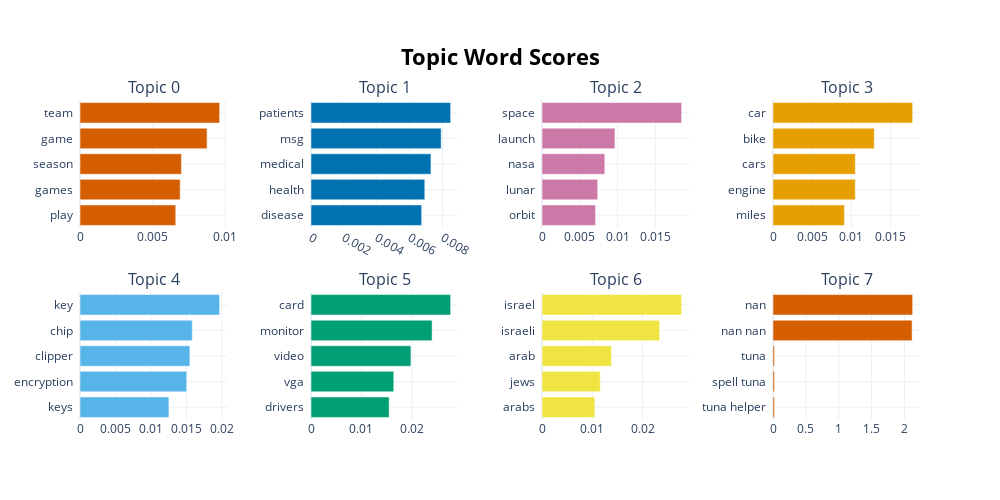

Here is the notebook cell this chart was saved with:
### Code cell
model.visualize_barchart()

### Figure 1 — Plotly figure (JSON) as saved in the notebook; plotly's stock layout.template omitted (floating-point values rounded to 4 significant figures)
{"data": [{"marker": {"color": "#D55E00"}, "orientation": "h", "type": "bar", "x": [0.006588, 0.006891, 0.006978, 0.008741, 0.009608], "xaxis": "x", "y": ["play  ", "games  ", "season  ", "game  ", "team  "], "yaxis": "y"}, {"marker": {"color": "#0072B2"}, "orientation": "h", "type": "bar", "x": [0.00673, 0.006919, 0.007295, 0.007916, 0.008492], "xaxis": "x2", "y": ["disease  ", "health  ", "medical  ", "msg  ", "patients  "], "yaxis": "y2"}, {"marker": {"color": "#CC79A7"}, "orientation": "h", "type": "bar", "x": [0.007089, 0.007369, 0.008306, 0.009646, 0.01847], "xaxis": "x3", "y": ["orbit  ", "lunar  ", "nasa  ", "launch  ", "space  "], "yaxis": "y3"}, {"marker": {"color": "#E69F00"}, "orientation": "h", "type": "bar", "x": [0.009103, 0.01049, 0.0105, 0.01292, 0.01781], "xaxis": "x4", "y": ["miles  ", "engine  ", "cars  ", "bike  ", "car  "], "yaxis": "y4"}, {"marker": {"color": "#56B4E9"}, "orientation": "h", "type": "bar", "x": [0.01252, 0.01503, 0.01547, 0.01581, 0.01966], "xaxis": "x5", "y": ["keys  ", "encryption  ", "clipper  ", "chip  ", "key  "], "yaxis": "y5"}, {"marker": {"color": "#009E73"}, "orientation": "h", "type": "bar", "x": [0.01548, 0.0164, 0.01981, 0.02401, 0.02769], "xaxis": "x6", "y": ["drivers  ", "vga  ", "video  ", "monitor  ", "card  "], "yaxis": "y6"}, {"marker": {"color": "#F0E442"}, "orientation": "h", "type": "bar", "x": [0.0105, 0.01159, 0.01383, 0.02339, 0.02778], "xaxis": "x7", "y": ["arabs  ", "jews  ", "arab  ", "israeli  ", "israel  "], "yaxis": "y7"}, {"marker": {"color": "#D55E00"}, "orientation": "h", "type": "bar", "x": [0.02196, 0.02196, 0.02196, 2.117, 2.125], "xaxis": "x8", "y": ["tuna helper  ", "spell tuna  ", "tuna  ", "nan nan  ", "nan  "], "yaxis": "y8"}], "layout": {"annotations": [{"font": {"size": 16}, "showarrow": false, "text": "Topic 0", "x": 0.0875, "xanchor": "center", "xref": "paper", "y": 1, "yanchor": "bottom", "yref": "paper"}, {"font": {"size": 16}, "showarrow": false, "text": "Topic 1", "x": 0.3625, "xanchor": "center", "xref": "paper", "y": 1, "yanchor": "bottom", "yref": "paper"}, {"font": {"size": 16}, "showarrow": false, "text": "Topic 2", "x": 0.6375, "xanchor": "center", "xref": "paper", "y": 1, "yanchor": "bottom", "yref": "paper"}, {"font": {"size": 16}, "showarrow": false, "text": "Topic 3", "x": 0.9125, "xanchor": "center", "xref": "paper", "y": 1, "yanchor": "bottom", "yref": "paper"}, {"font": {"size": 16}, "showarrow": false, "text": "Topic 4", "x": 0.0875, "xanchor": "center", "xref": "paper", "y": 0.4, "yanchor": "bottom", "yref": "paper"}, {"font": {"size": 16}, "showarrow": false, "text": "Topic 5", "x": 0.3625, "xanchor": "center", "xref": "paper", "y": 0.4, "yanchor": "bottom", "yref": "paper"}, {"font": {"size": 16}, "showarrow": false, "text": "Topic 6", "x": 0.6375, "xanchor": "center", "xref": "paper", "y": 0.4, "yanchor": "bottom", "yref": "paper"}, {"font": {"size": 16}, "showarrow": false, "text": "Topic 7", "x": 0.9125, "xanchor": "center", "xref": "paper", "y": 0.4, "yanchor": "bottom", "yref": "paper"}], "height": 500, "hoverlabel": {"bgcolor": "white", "font": {"family": "Rockwell", "size": 16}}, "showlegend": false, "title": {"font": {"color": "Black", "size": 22}, "text": "<b>Topic Word Scores", "x": 0.5, "xanchor": "center", "yanchor": "top"}, "width": 1000, "xaxis": {"anchor": "y", "domain": [0, 0.175], "showgrid": true}, "xaxis2": {"anchor": "y2", "domain": [0.275, 0.45], "showgrid": true}, "xaxis3": {"anchor": "y3", "domain": [0.55, 0.725], "showgrid": true}, "xaxis4": {"anchor": "y4", "domain": [0.825, 1], "showgrid": true}, "xaxis5": {"anchor": "y5", "domain": [0, 0.175], "showgrid": true}, "xaxis6": {"anchor": "y6", "domain": [0.275, 0.45], "showgrid": true}, "xaxis7": {"anchor": "y7", "domain": [0.55, 0.725], "showgrid": true}, "xaxis8": {"anchor": "y8", "domain": [0.825, 1], "showgrid": true}, "yaxis": {"anchor": "x", "domain": [0.6, 1], "showgrid": true}, "yaxis2": {"anchor": "x2", "domain": [0.6, 1], "showgrid": true}, "yaxis3": {"anchor": "x3", "domain": [0.6, 1], "showgrid": true}, "yaxis4": {"anchor": "x4", "domain": [0.6, 1], "showgrid": true}, "yaxis5": {"anchor": "x5", "domain": [0, 0.4], "showgrid": true}, "yaxis6": {"anchor": "x6", "domain": [0, 0.4], "showgrid": true}, "yaxis7": {"anchor": "x7", "domain": [0, 0.4], "showgrid": true}, "yaxis8": {"anchor": "x8", "domain": [0, 0.4], "showgrid": true}}}
